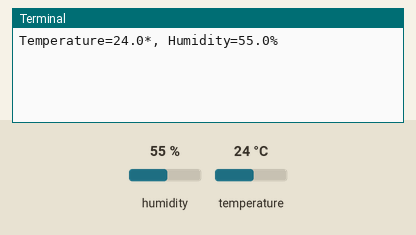
This program was run on a simulated Raspberry Pi (BCM pin numbers). On the bench: the last lines printed to the terminal. The inputs (shaded band) are chosen by the test bench; at power-on: humidity 55 %, temperature 24 °C.

Above: at 1.2 s.
1.3 s: humidity set to 22 %
At 3.1 s:
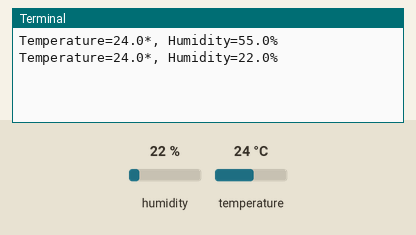
3.4 s: temperature set to 12 °C
At 4.0 s:
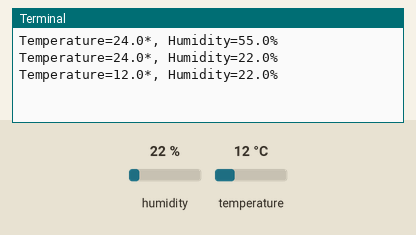
5.5 s: humidity set to 40 %
At 7.0 s:
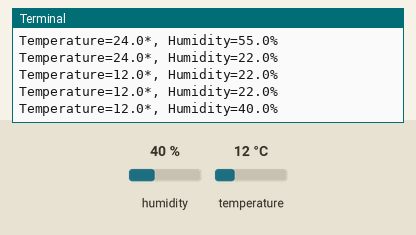
Timing chart, 0 to 8.5 s (numbered marks = the images above; inputs shaded):
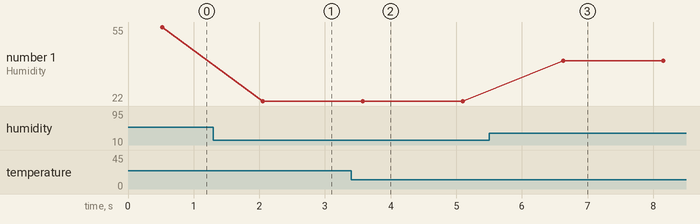

Measured:
- after the input at 1.3 s, the terminal: prints a new line after 0.75 s (image 1)
- after the input at 3.4 s, the terminal: prints a new line after 0.18 s (image 2)
- after the input at 5.5 s, the terminal: prints a new line after 1.1 s (image 3)
- plotted number 1: 55 → 22 after the input at 1.3 s, 22 → 40 after the input at 5.5 s

The program:

dht11.py
```python
import time
import Adafruit_DHT

sensor = Adafruit_DHT.DHT11
DHT_PIN = 4

try:
    while True:
        h, t = Adafruit_DHT.read_retry(sensor, DHT_PIN)
        if h is not None and t is not None:
            print('Temperature=%.1f*, Humidity=%.1f%%' % (t, h))
        else:
            print('Read Error')
        time.sleep(1)
finally:
    print('bye')
```
